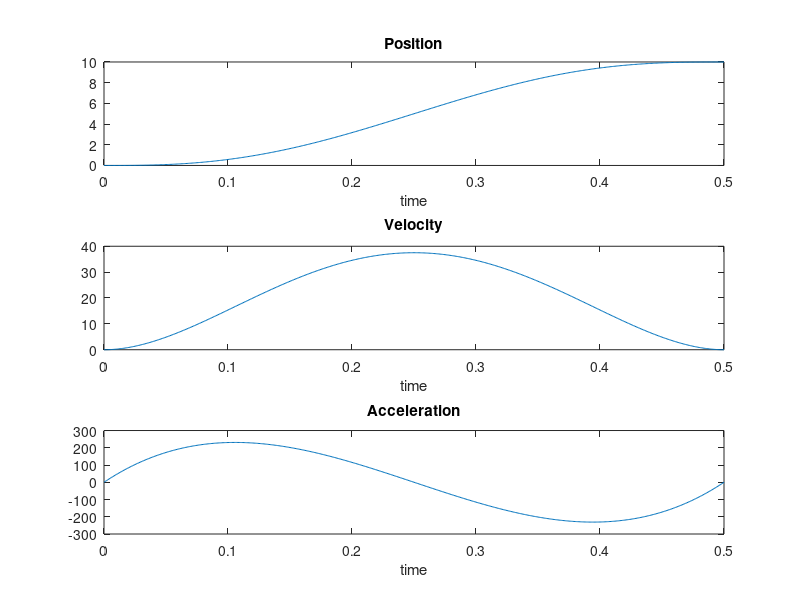
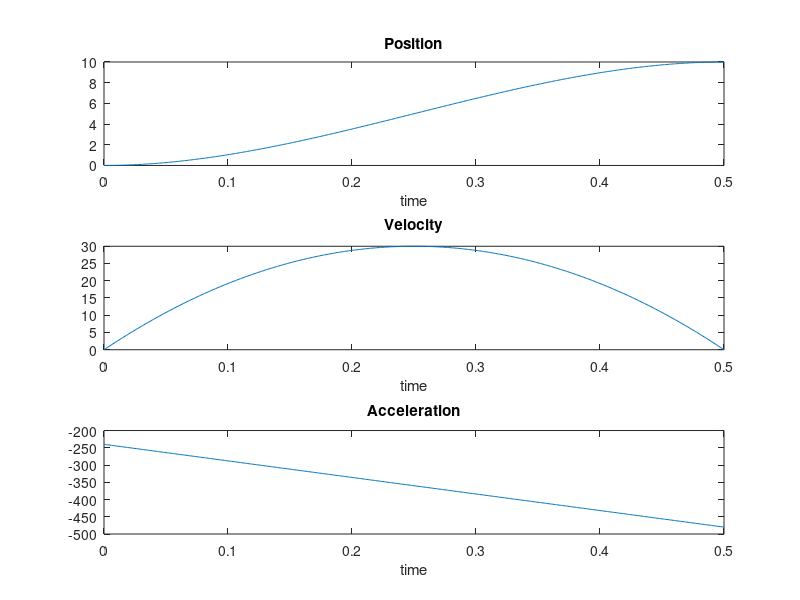
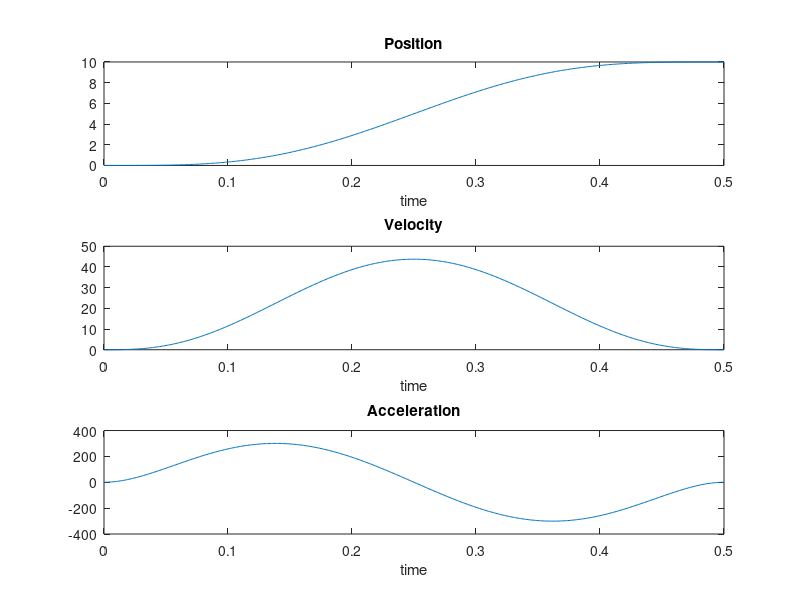

MATLAB code for these plots, in order:
%% Mikhail Grushko - BE130 Pset 3

%% Setup

clc;
close all;
clear vars;

%% Problem 1b

Tf = 0.5;
t = 0:0.001:Tf;

x = 1920*t.^5 - 2400*t.^4 + 800*t.^3;
v = 9600*t.^4 - 9600*t.^3 + 2400*t.^2;
a = 38400*t.^3 - 28800*t.^2 + 4800*t.^1;

figure;
subplot(3,1,1); 
plot(t,x); title("Position"); xlabel("time")
subplot(3,1,2); 
plot(t,v); title("Velocity"); xlabel("time")
subplot(3,1,3); 
plot(t,a); title("Acceleration"); xlabel("time")

%% Problem 1d

%% Problem 2c

Tf = 0.5;
t = 0:0.001:Tf;

x = -160*t.^3 + 120*t.^2;
v = -480*t.^2 + 240*t.^1;
a = -480*t.^1 - 240*t.^0;

figure;
subplot(3,1,1); 
plot(t,x); title("Position"); xlabel("time")
subplot(3,1,2); 
plot(t,v); title("Velocity"); xlabel("time")
subplot(3,1,3); 
plot(t,a); title("Acceleration"); xlabel("time")

%% Problem 3c

Tf = 0.5;
t = 0:0.001:Tf;

x = -25600*t.^7 + 44800*t.^6 - 26880*t.^5 + 5600*t.^4;
v = -179200*t.^6 + 268800*t.^5 - 134400*t.^4 + 22400*t.^3;
a = -1075200*t.^5 + 1344000*t.^4 - 537600*t.^3 + 67200*t.^2;

figure;
subplot(3,1,1); 
plot(t,x); title("Position"); xlabel("time")
subplot(3,1,2); 
plot(t,v); title("Velocity"); xlabel("time")
subplot(3,1,3); 
plot(t,a); title("Acceleration"); xlabel("time")